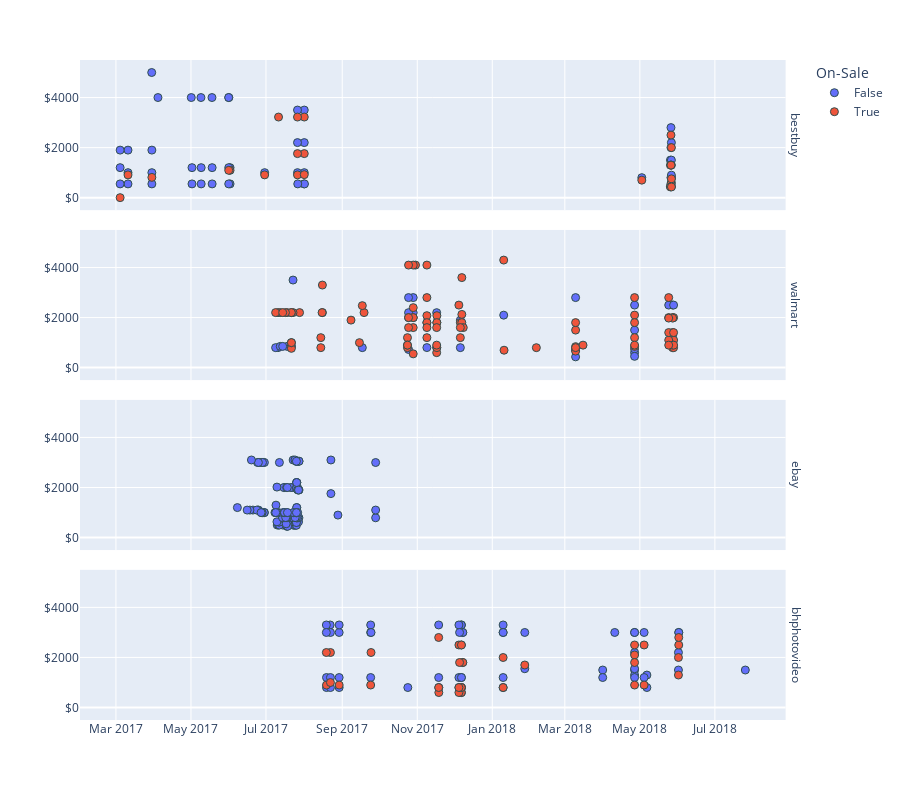

This figure's notebook cell:
### Code cell
fig = px.scatter(df, x="Date-Seen", y="Price-Min",color="On-Sale", facet_row="Website", height=800)

#styling
fig.for_each_annotation(lambda a: a.update(text=a.text.split("=")[-1]))
fig.update_yaxes(tickprefix="$")
fig.update_xaxes(title_text='')
fig.update_yaxes(title_text='')
fig.update_traces(marker=dict(size=8, line=dict(width=1, color='DarkSlateGrey')), selector=dict(mode='markers')) # style markers

fig.show()
